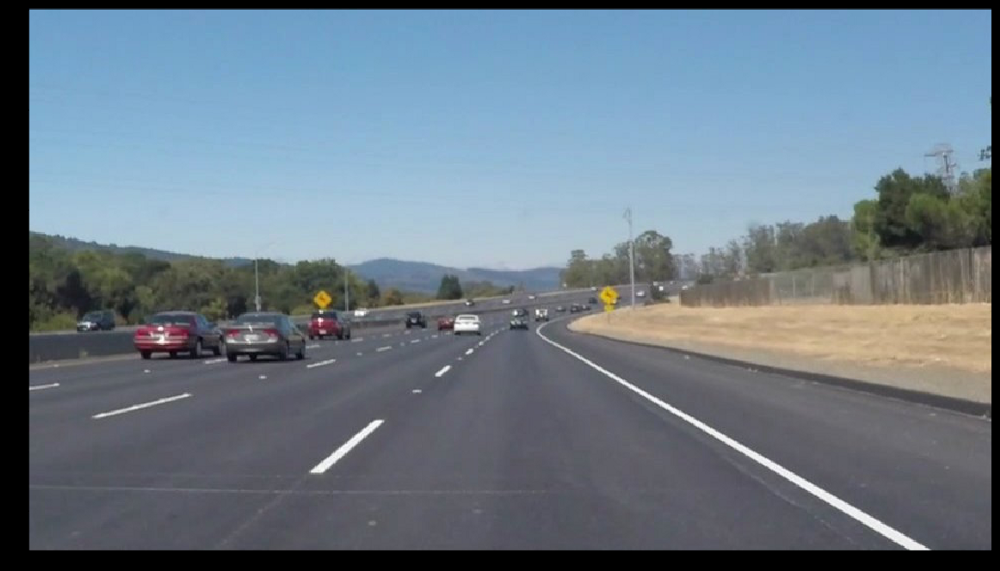
#> input picture solidWhiteCurve.png, 1000 x 571 px
$ python main.py
#> lines starting #> are read from the running program, lines starting #| are printed output that depends on the picture; after the words box and inside, x2 and y2 are one past the last pixel; in counts of white or black regions, pixels touching at a corner belong together
import cv2 # opencv 사용
import numpy as np
image = cv2.imread('solidWhiteCurve.png') # 이미지 읽기
#> image is the input picture: shape (571, 1000, 3); mean B, G, R 134.6, 122.3, 107.7
mark = np.copy(image) # image 복사

#  BGR 제한 값 설정
blue_threshold = 200
green_threshold = 200
red_threshold = 200
bgr_threshold = [blue_threshold, green_threshold, red_threshold]

# BGR 제한 값보다 작으면 검은색으로
thresholds = (image[:,:,0] < bgr_threshold[0]) \
            | (image[:,:,1] < bgr_threshold[1]) \
            | (image[:,:,2] < bgr_threshold[2])
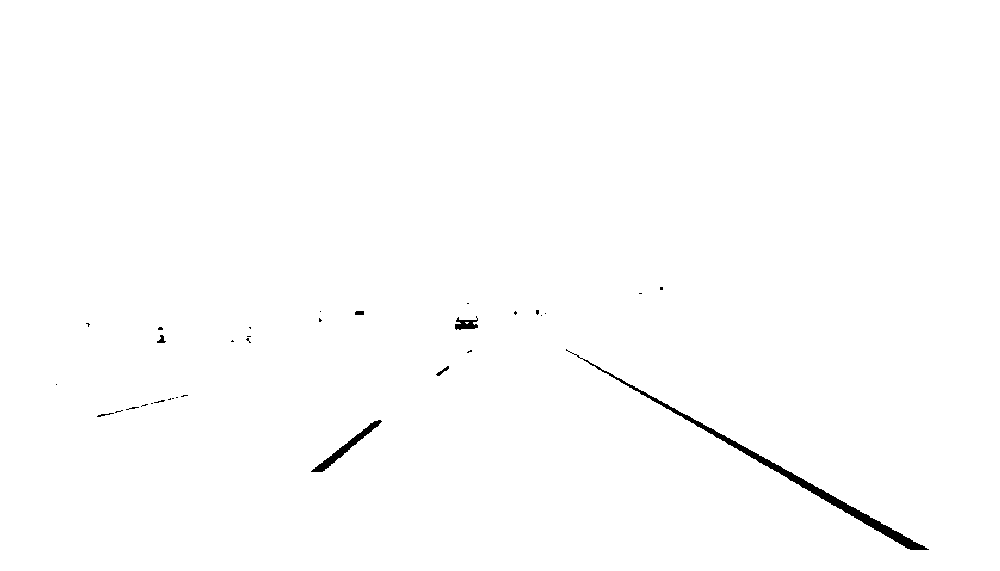
#> thresholds: shape (571, 1000) bool; 99.4% white; 33 black regions (26 under 20 px), largest, box (x1, y1, x2, y2) and area: (566, 349, 929, 550) 2242, (311, 420, 382, 472) 548, (455, 316, 478, 330) 184
mark[thresholds] = [0,0,0]
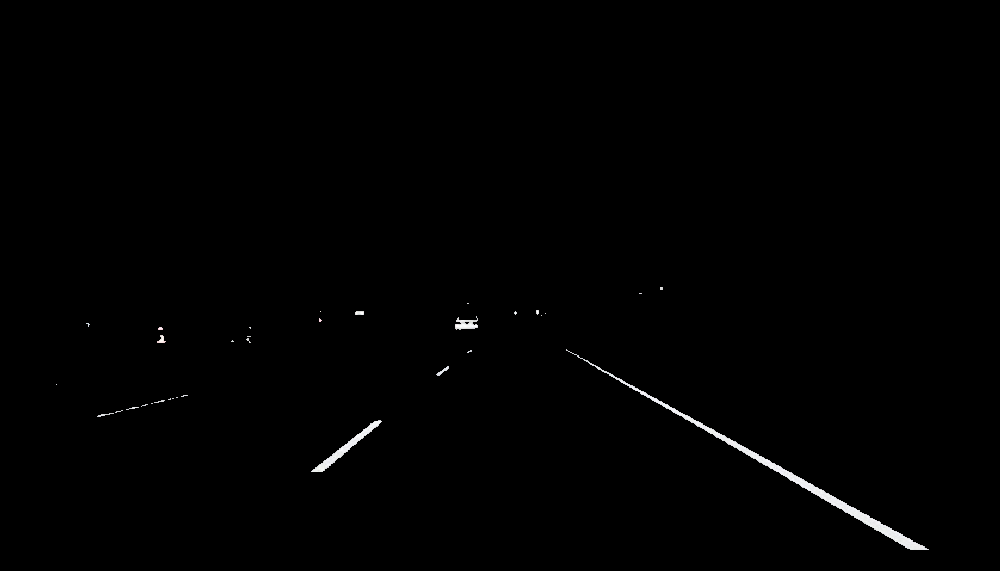
#> mark: shape (571, 1000, 3); mean B, G, R 1.3, 1.3, 1.3

cv2.imshow('white',mark) # 흰색 추출 이미지 출력
cv2.imshow('result',image) # 이미지 출력
cv2.waitKey(0)
